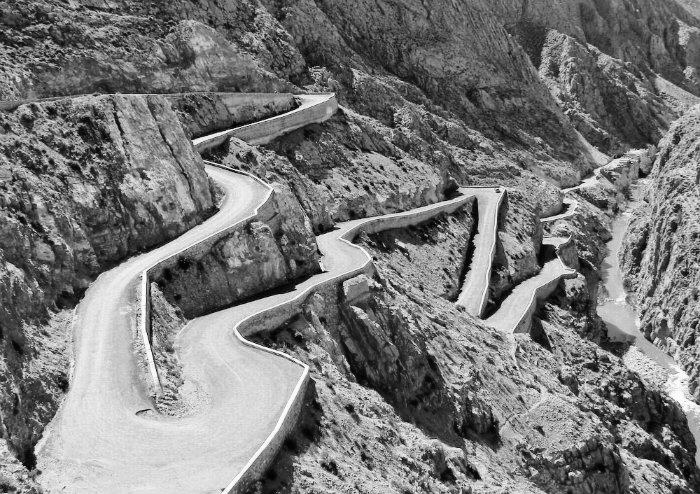
#> input picture images/tisdrin.png, 700 x 494 px
$ python log_polar_rotation.py
#> lines starting #> are read from the running program, lines starting #| are printed output that depends on the picture
import numpy as np
import matplotlib.pyplot as plt

class SimpleLogPolar:

    def load_image(self, image_path):
        """Charge une image"""
#> called with image_path = 'images/tisdrin.png'
        img = plt.imread(image_path)
#> img is the input picture: shape (494, 700, 4) float32; mean R, G, B, A 0.477, 0.477, 0.477, 1
        if len(img.shape) == 3:
            img = np.mean(img, axis=2)  # Convertir en gris
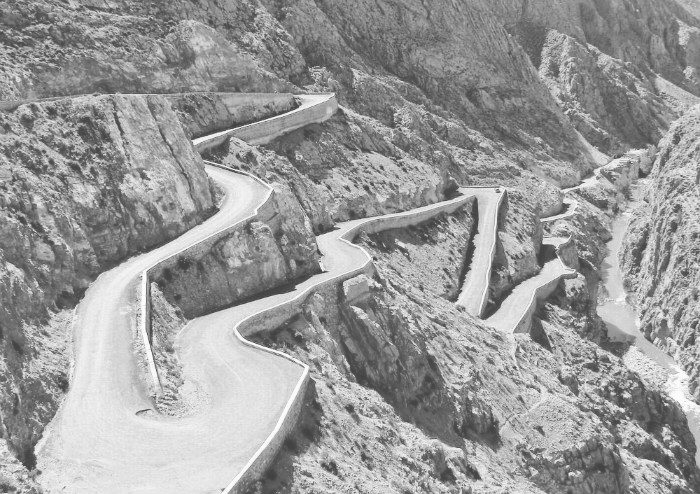
#> img: shape (494, 700) float32; min 0.25, max 1, mean 0.608
        return img.astype(np.float64)
#> call 2 of load_image, with image_path = 'images/tisdrin_rotated_18.jpg'
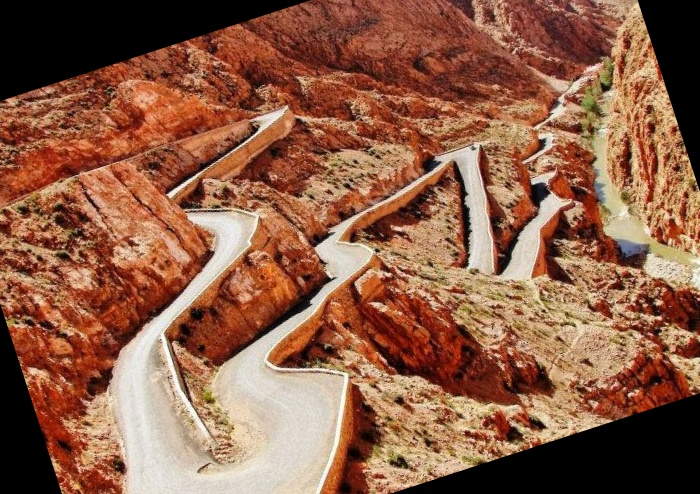
#> input picture images/tisdrin_rotated_18.jpg, 700 x 494 px
#> in load_image, img is the input picture: shape (494, 700, 3); mean R, G, B 141.7, 93.6, 70.2
#> in load_image (call 2), `img = np.mean(img, axis=2)`:
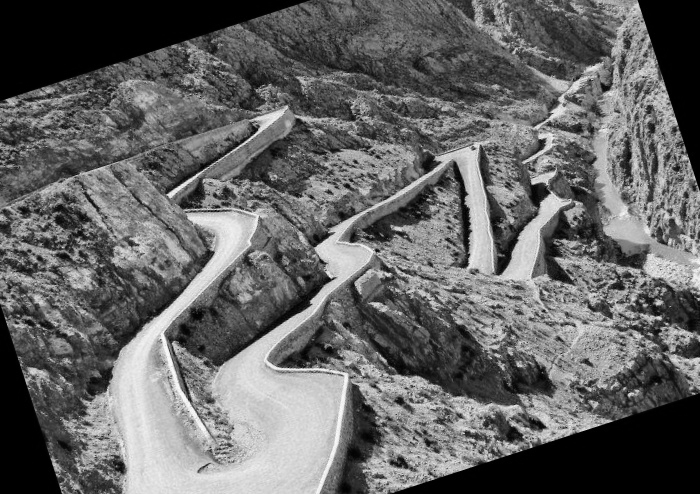
#> img: shape (494, 700) float64; min 0, max 252, mean 101.8
#| Images chargées: (494, 700), (494, 700)

    def to_log_polar(self, image):
        """Convertit image cartésienne vers log-polaire"""
        h, w = image.shape
#> h = 494; w = 700
        center = (w//2, h//2)
#> center = (350, 247)

        # Taille image log-polaire
        lp_height, lp_width = 150, 360
        log_polar = np.zeros((lp_height, lp_width))

        max_r = min(center)
#> max_r = 247

        for i in range(lp_height):
            for j in range(lp_width):
                # Angle (0 à 2π)
                theta = (j / lp_width) * 2 * np.pi

                # Rayon (échelle log)
                r = 1 + (max_r-1) * (i / lp_height)

                # Coordonnées cartésiennes
                x = center[0] + r * np.cos(theta)
                y = center[1] + r * np.sin(theta)

                # Échantillonnage
                if 0 <= x < w-1 and 0 <= y < h-1:
                    log_polar[i, j] = image[int(y), int(x)]
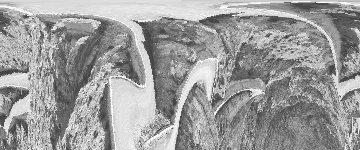
#> log_polar: shape (150, 360) float64; min 0.25, max 1, mean 0.613

        return log_polar

    def detect_rotation(self, img1, img2):
        """Détecte rotation entre deux images"""
        lp1 = self.to_log_polar(img1)
        lp2 = self.to_log_polar(img2)
#> after the loop in to_log_polar (call 2), `for i in range(lp_height):`:
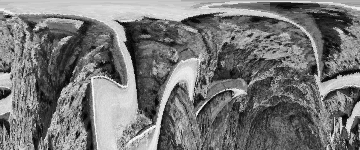
#> log_polar: shape (150, 360) float64; min 1.67, max 250.3, mean 119.3

        # Profils angulaires
        profile1 = np.mean(lp1, axis=0)
#> profile1 = 360 values, max 0.78 at index 140, min 0.503 at index 61, mean 0.613
        profile2 = np.mean(lp2, axis=0)
#> profile2 = 360 values, max 176.1 at index 122, min 85.55 at index 42, mean 119.3

        # Corrélation croisée
        corr = np.correlate(np.tile(profile1, 2), profile2, mode='valid')
#> corr = 361 values, max 26896.8 at index 18, min 26089.9 at index 158, mean 26312.6
        shift = np.argmax(corr)
#> shift = 18

        # Conversion en degrés
        angle = (shift / len(profile1)) * 360
#> angle = 18
        if angle > 180:
            angle -= 360

        return angle, lp1, lp2

    def show_results(self, img1, img2, angle, lp1, lp2):
        """Affiche les résultats"""
        fig, axes = plt.subplots(2, 2, figsize=(10, 8))

        # Images originales
        axes[0,0].imshow(img1, cmap='gray')
        axes[0,0].set_title('Image 1')
        axes[0,0].axis('off')

        axes[0,1].imshow(img2, cmap='gray')
        axes[0,1].set_title('Image 2')
        axes[0,1].axis('off')

        # Images log-polaires
        axes[1,0].imshow(lp1, cmap='gray', aspect='auto')
        axes[1,0].set_title('Log-polaire 1')
        axes[1,0].set_ylabel('log(r)')

        axes[1,1].imshow(lp2, cmap='gray', aspect='auto')
        axes[1,1].set_title(f'Log-polaire 2\nRotation: {angle:.1f}°')
        axes[1,1].set_xlabel('Angle θ')

        plt.tight_layout()
        plt.show()

        return angle

# Utilisation simple
if __name__ == "__main__":
    lp = SimpleLogPolar()

    # REMPLACEZ CES CHEMINS PAR VOS IMAGES
    img1_path = "images/tisdrin.png"  # Votre image 1
    img2_path = "images/tisdrin_rotated_18.jpg"  # Votre image 2

    try:
        # Charger images
        img1 = lp.load_image(img1_path)
        img2 = lp.load_image(img2_path)

        print(f"Images chargées: {img1.shape}, {img2.shape}")

        # Détecter rotation
        angle, lp1, lp2 = lp.detect_rotation(img1, img2)
#> angle = 18

        # Afficher résultats
        lp.show_results(img1, img2, angle, lp1, lp2)

        print(f"Rotation détectée: {angle:.2f}°")
#| Rotation détectée: 18.00°

    except Exception as e:
        print(f"Erreur: {e}")
        print("Vérifiez les chemins d'images")

# INSTRUCTIONS:
# 1. Remplacez "image1.jpg" et "image2.jpg" par vos vraies images
# 2. Lancez le script
# 3. La rotation sera affichée en degrés
